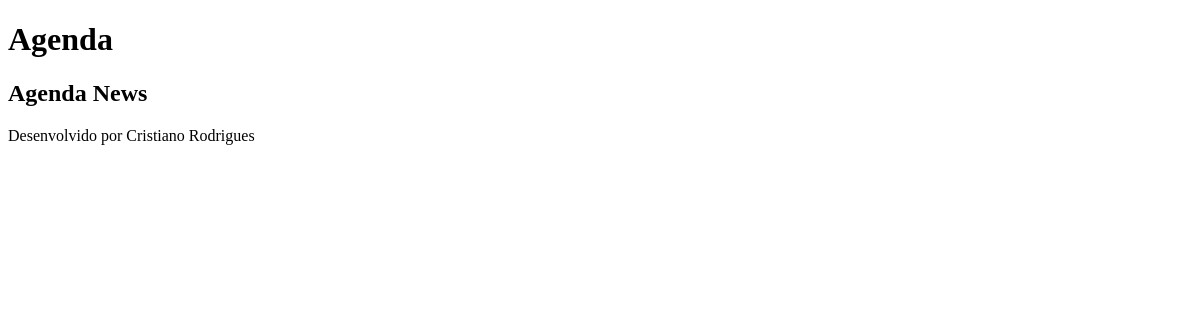
/agenda/ (signed in), run on an earlier commit of the app's database.
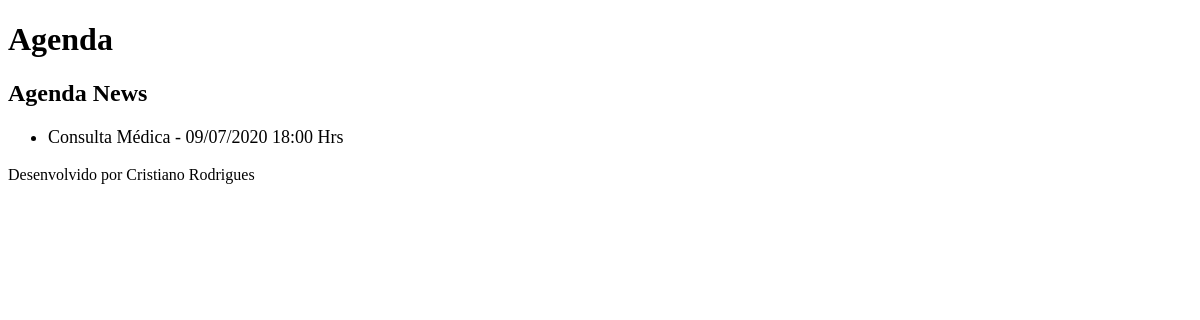
And on a later commit of the database.
### core/models.py (models this page shows, shortened)
class Evento(models.Model):
    titulo = models.CharField(max_length=100)
    descricao = models.TextField(blank=True, null=True)
    data_evento = models.DateTimeField(verbose_name='Data do Evento')
    data_criacao = models.DateTimeField(auto_now=True)
    usuario = models.ForeignKey(User, on_delete=models.CASCADE)
    """ Exigindo que a tabela se chame evento """
    class Meta:
        db_table = 'evento'
    def get_data_evento(self):
        return self.data_evento.strftime('%d/%m/%Y %H:%M Hrs')

### core/views.py (the view)
# urls.py: path('agenda/', views.lista_eventos),
def lista_eventos(request):
    usuario = request.user
    evento = Evento.objects.filter(usuario=usuario)
    dados = {'eventos': evento}
    return render(request, 'agenda.html', dados)

### templates/agenda.html
{% extends "model-page.html" %}
{% block content %}
    <h2>Agenda News </h2>
    <ul style="font-size: 18px">
        {% for evento in eventos%}
            <li>{{ evento.titulo}} - {{ evento.get_data_evento }}</li>
        {% endfor %}
    </ul>
{% endblock %}

### templates/model-page.html
<!DOCTYPE html>
<html lang="en">
    <head>
        {% include "model-header.html" %}
    </head>
    <body>
        {% block content %} {% endblock %}
        {% include "model-footer.html" %}
    </body>
</html>

### templates/model-header.html (shortened to what this page needs)
<h1>Agenda</h1>

### templates/model-footer.html
<p>Desenvolvido por Cristiano Rodrigues </p>

What changed in the data, as far as the page shows it:
added Evento: titulo "Consulta Médica", get_data_evento "09/07/2020 18:00 Hrs"
